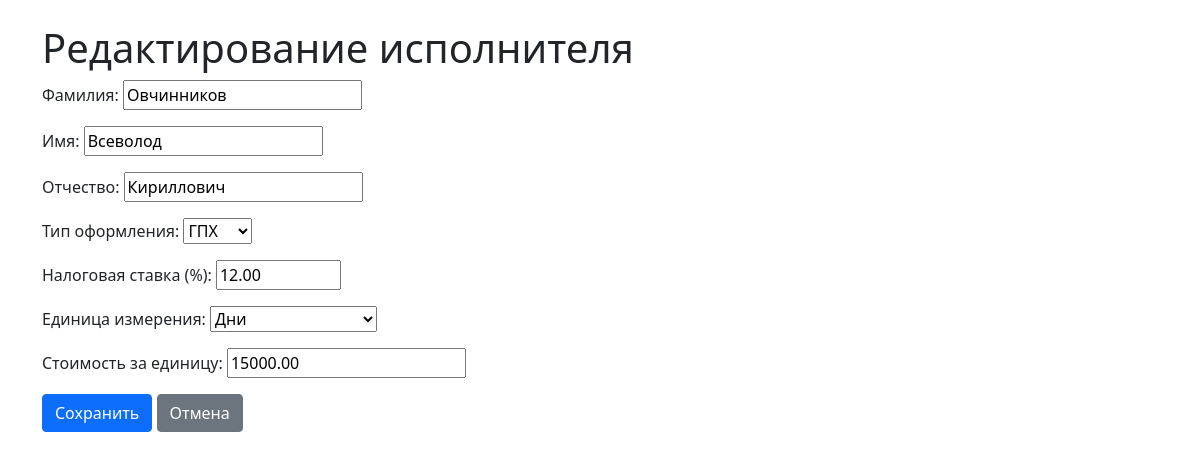
The app's page /contractors/3/edit/ (signed in) with its own data.
### contractors/models.py (models this page shows, shortened)
class Contractor(models.Model):
    CONTRACTOR_TYPE_CHOICES = [
        ('GPH', 'ГПХ'),
        ('NPD', 'НПД'),
    ]
    UNIT_CHOICES = [
        ('hours', 'Часы'),
        ('days', 'Дни'),
        ('fixed', 'Полная стоимость'),
    ]
    last_name = models.CharField(max_length=100, verbose_name='Фамилия')
    first_name = models.CharField(max_length=100, verbose_name='Имя')
    middle_name = models.CharField(max_length=100, blank=True, null=True, verbose_name='Отчество')
    contract_type = models.CharField(
        max_length=3,
        choices=CONTRACTOR_TYPE_CHOICES,
        verbose_name='Тип оформления'
    )
    tax_rate = models.DecimalField(
        max_digits=5,
        decimal_places=2,
        default=0,
        verbose_name='Налоговая ставка (%)'
    )
    default_unit = models.CharField(
        max_length=10,
        choices=UNIT_CHOICES,
        blank=True,
        null=True,
        verbose_name='Единица измерения'
    )
    default_rate = models.DecimalField(
        max_digits=10,
        decimal_places=2,
        blank=True,
        null=True,
        verbose_name='Стоимость за единицу'
    )
    class Meta:
        verbose_name = 'Исполнитель'
        verbose_name_plural = 'Исполнители'

### contractors/views.py (the view)
# urls.py: path('<int:pk>/edit/', views.contractor_edit, name='contractor_edit'),
@login_required
def contractor_edit(request, pk):
    contractor = get_object_or_404(Contractor, pk=pk)
    if request.method == 'POST':
        form = ContractorForm(request.POST, instance=contractor)
        if form.is_valid():
            form.save()
            return redirect('contractors:contractors_list')  # добавил пространство имен
    else:
        form = ContractorForm(instance=contractor)
    return render(request, 'contractors/contractor_form.html', {'form': form})

### contractors/forms.py (shortened to what this page needs)
class ContractorForm(forms.ModelForm):
    class Meta:
        model = Contractor
        fields = [
            'last_name', 'first_name', 'middle_name',
            'contract_type', 'tax_rate',
            'default_unit', 'default_rate'
        ]
        widgets = {
            'contract_type': forms.Select(choices=Contractor.CONTRACTOR_TYPE_CHOICES),
            'tax_rate': forms.NumberInput(attrs={'step': '0.01', 'min': '0', 'max': '100'}),
            'default_unit': forms.Select(choices=Contractor.UNIT_CHOICES),
            'default_rate': forms.NumberInput(attrs={'step': '0.01', 'min': '0'}),
        }
    def __init__(self, *args, **kwargs):
        super().__init__(*args, **kwargs)
        self.fields['tax_rate'].required = False

### contractors/templates/contractors/contractor_form.html (shortened to what this page needs)
{% extends 'base.html' %}
{% block content %}
<div class="container mt-4">
    <h1>{% if form.instance.pk %}Редактирование{% else %}Добавление{% endif %} исполнителя</h1>
    <form method="post">
        <div class="form-group">
            {{ form.as_p }}
        </div>
        <button type="submit" class="btn btn-primary">Сохранить</button>
        <a href="{% url 'contractors:contractors_list' %}" class="btn btn-secondary">Отмена</a>
    </form>
</div>
{% endblock %}

### records on screen
Contractor: last_name "Овчинников", first_name "Всеволод", middle_name "Кириллович", contract_type "ГПХ", tax_rate "12.00", default_unit "Дни", default_rate "15000.00"
